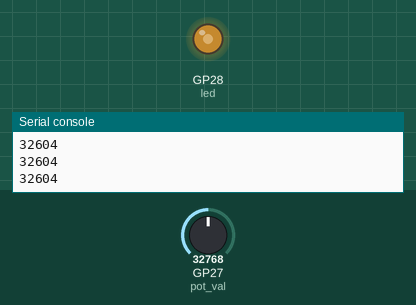
The program below on a simulated Raspberry Pi Pico running MicroPython. Shown: output pins drawn as LEDs (lit = HIGH), the last lines printed to the serial console. The test bench sets the inputs (shaded band); at power-on: GP27 (pot_val) = 32768 (analog values on the 0–65535 scale).

Above: at 1.2 s.
1.3 s: GP27 (pot_val) set to 45874
At 1.7 s:
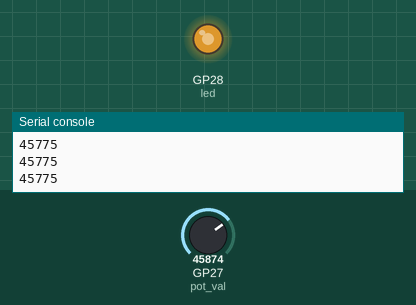
2.8 s: GP27 (pot_val) set to 57670
At 4.0 s:
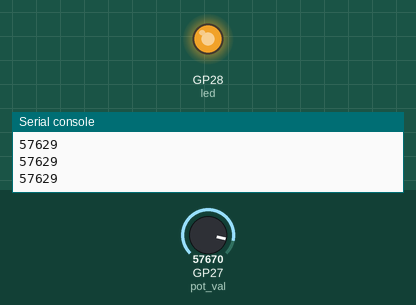
4.3 s: GP27 (pot_val) set to 7864
At 5.4 s:
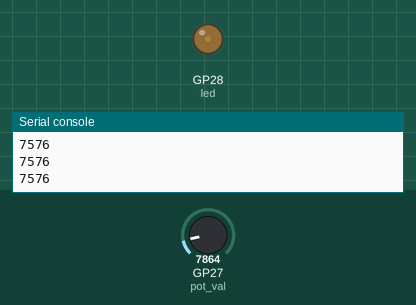
5.8 s: GP27 (pot_val) set to 32767
At 6.6 s:
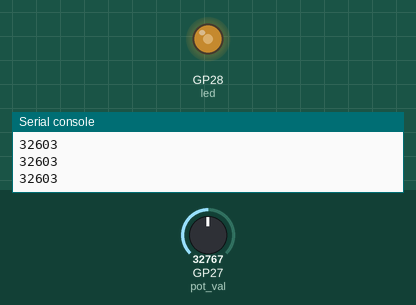
Timing chart, 0 to 8.3 s (numbered marks = the images above; inputs shaded):
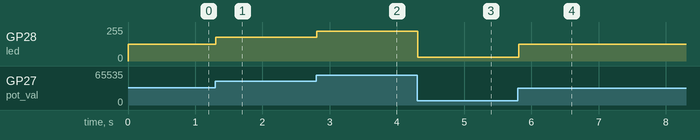

The program:

analog-led.py
```python
#CAB 9.14.23 analog-led.py
#Use potentiometer to vary the LED brightness on Lily∞Bot
#LED on pin 28, potentiomater on pin 27
#https://www.noiresteminist.com/shop


from machine import Pin, ADC, PWM
from utime import sleep_ms

#define inputs and outputs
ledPin = 28
potPin = 27
pot_val = ADC(Pin(potPin))
led = PWM(Pin(ledPin))

# set frequency of pwm signal t o60 Hz
led.freq(60)
#set PWM duty cycle as unsigned 16 bit value between 0-65335


print("analog-LED...")

while True:
    # analog reading and return an integer between 0-65535
    reading = pot_val.read_u16()
    #print(reading)
    scale = int((reading-325)*(65535-1)/(65535-325))
    print(scale)
    led.duty_u16(scale)
    sleep_ms(100)
```

Measured:
- after the input at 1.3 s, GP28 (led): 127/255 → 178/255 at once
- after the input at 2.8 s, GP28 (led): 178/255 → 224/255 at once
- after the input at 4.3 s, GP28 (led): 224/255 → 29/255 at once
- after the input at 5.8 s, GP28 (led): 29/255 → 127/255 at once
